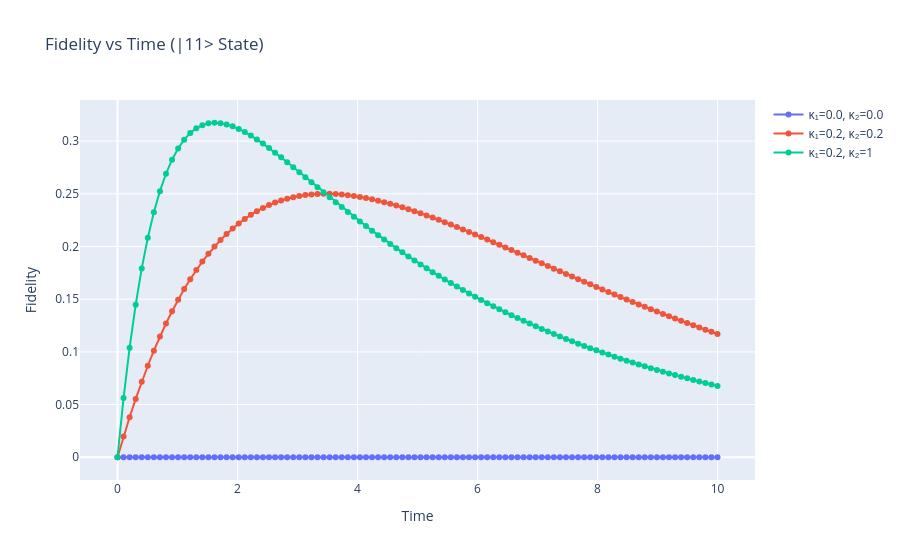

Here is the notebook cell this chart was saved with:
### Markdown cell above
# c) 
Here we simulate for the input state |10> which corresponds to the first rail having a single photon and the second rail having no photons.

### Code cell
# state |11>
psi_in = qt.tensor(qt.basis(2,1), qt.basis(2,1)).unit()
evolutions = []
for i in range(3):
    evo = dual_rail_evo_phaseshift(psi_in, 10, kappa1_list[i], kappa2_list[i])
    evolutions.append(evo)

plot_fidelities(evolutions, psi_plus, kappa1_list, kappa2_list, psi_in="|11> State")
